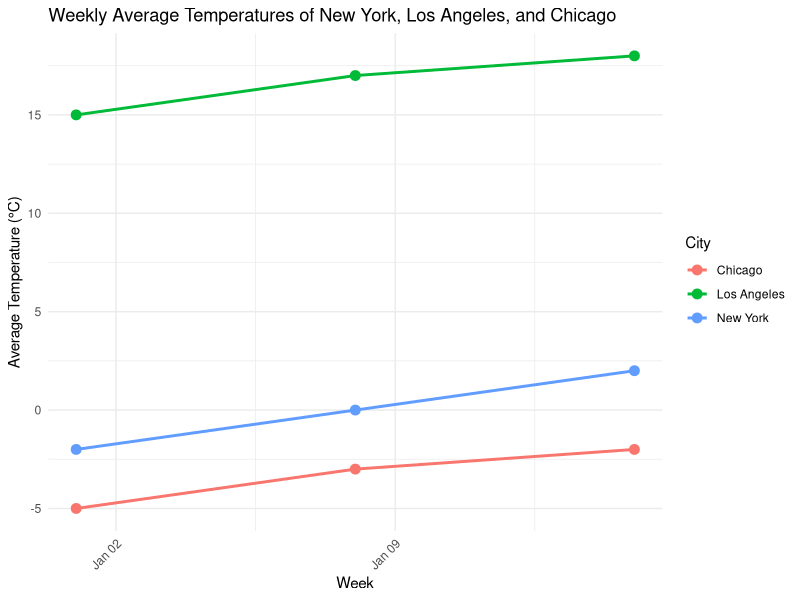

Generate this figure with R:
library(ggplot2)
library(reshape2)
data <- data.frame(
  Week = as.Date(c('2023-01-01', '2023-01-01', '2023-01-01',
                   '2023-01-08', '2023-01-08', '2023-01-08',
                   '2023-01-15', '2023-01-15', '2023-01-15')),
  City = c('New York', 'Los Angeles', 'Chicago',
           'New York', 'Los Angeles', 'Chicago',
           'New York', 'Los Angeles', 'Chicago'),
  Temperature = c(-2, 15, -5, 0, 17, -3, 2, 18, -2)
)
data_melted <- melt(data, id.vars = c('Week', 'City'), variable.name = 'Variable', value.name = 'Temperature')
ggplot(data_melted, aes(x = Week, y = Temperature, color = City, group = City)) +
  geom_line(size = 1) +
  geom_point(size = 3) +
  labs(title = 'Weekly Average Temperatures of New York, Los Angeles, and Chicago',
       x = 'Week',
       y = 'Average Temperature (°C)') +
  theme_minimal() +
  theme(axis.text.x = element_text(angle = 45, hjust = 1))
